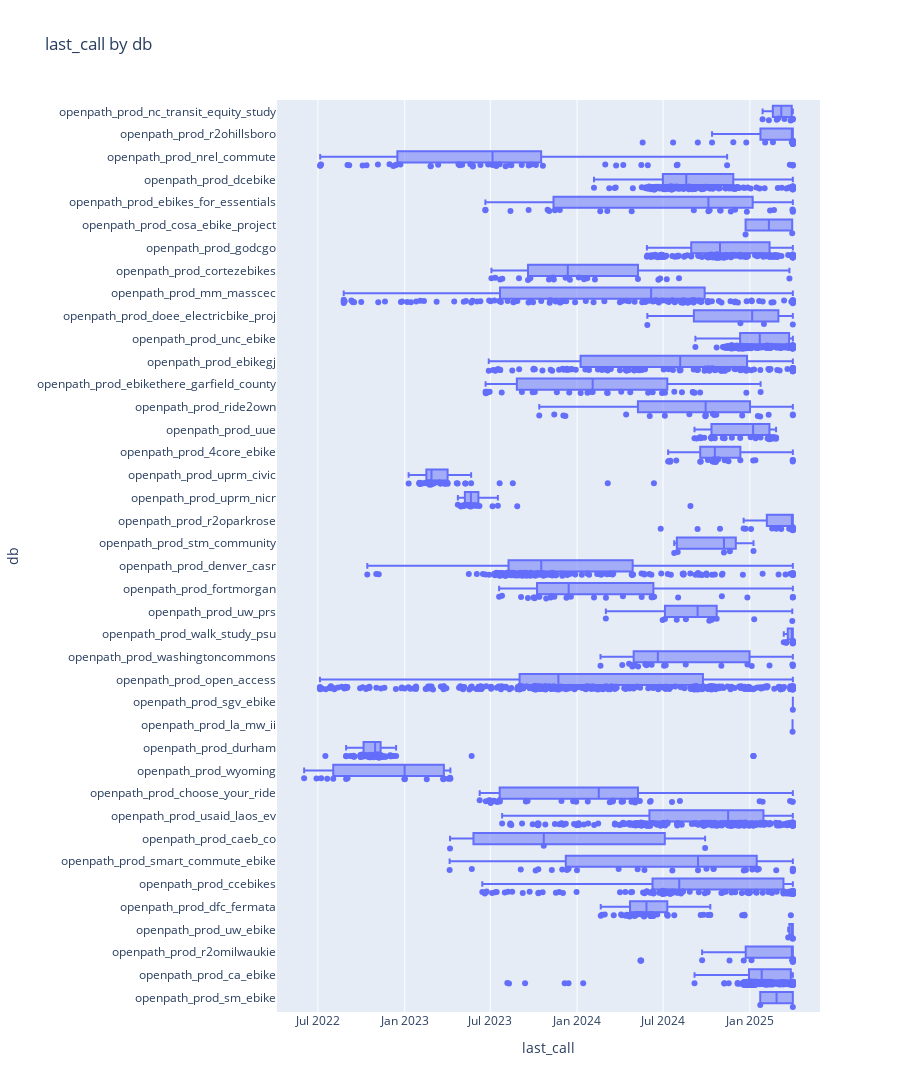

The notebook cell saved with this chart:
### Code cell
df['last_call'] = df['last_call_ts'].apply(lambda ts: pd.to_datetime(ts, unit='s'))
df['last_location'] = df['last_location_ts'].apply(lambda ts: pd.to_datetime(ts, unit='s'))

df_gtzero = df[df['last_call_ts'] > 0]
display(df_gtzero)
display(df[~df.index.isin(df_gtzero.index)])


print(df['last_call'].describe())

print(f'{len(df)} users total')
print(f'{len(df_gtzero)} users shown')
print(f'{len(df) - len(df_gtzero)} users not shown because they had no last_call activity')

df_gtzero['user_id'] = df_gtzero['user_id'].astype(str)

fig = px.box(df_gtzero, x='last_call', y="db", points='all',
                title='last_call by db', orientation='h',
                height=1500, hover_data=['user_id'])
fig.show()

### Figure 1 — Plotly figure (JSON) as saved in the notebook; plotly's stock layout.template omitted (floating-point values rounded to 4 significant figures; data arrays with more than 128 entries replaced by an {"elided": "..."} marker saying what was removed)
{"data": [{"alignmentgroup": "True", "boxpoints": "all", "customdata": {"elided": "2488x1 str values"}, "hovertemplate": "last_call=%{x}<br>db=%{y}<br>user_id=%{customdata[0]}<extra></extra>", "legendgroup": "", "marker": {"color": "#636efa"}, "name": "", "notched": false, "offsetgroup": "", "orientation": "h", "showlegend": false, "type": "box", "x": {"elided": "2488 str values"}, "x0": " ", "xaxis": "x", "y": {"elided": "2488 str values"}, "y0": " ", "yaxis": "y"}], "layout": {"boxmode": "group", "height": 1500, "legend": {"tracegroupgap": 0}, "title": {"text": "last_call by db"}, "xaxis": {"anchor": "y", "domain": [0, 1], "title": {"text": "last_call"}}, "yaxis": {"anchor": "x", "domain": [0, 1], "title": {"text": "db"}}}}
